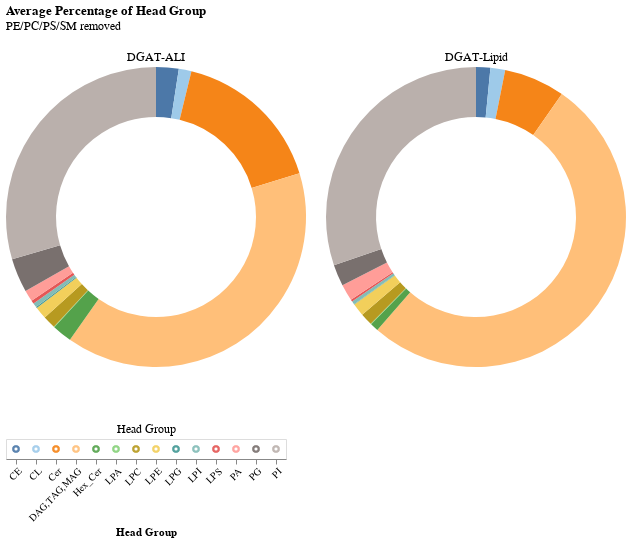

Notebook code for this chart:
### Code cell
chart_list = []

# create selection tool
click = alt.selection_point(fields=['Head Group'])

# create head group legend
heads = alt.Chart(h_dropped).mark_point().encode(
    x=alt.X('Head Group').axis(labelAngle=-45),
    color=alt.condition(click, 'Head Group', alt.value('lightgray')),
    ).add_params(click).properties(title={'text':[], 'subtitle':'Head Group'})

for ptn in h_dropped['Mutation'].unique():
    source = h_dropped[h_dropped['Mutation'] == ptn]
    
    donut = alt.Chart(source).mark_arc(innerRadius=100).encode(
        theta='mean(Fraction):Q',
        color=alt.condition(click, 'Head Group', alt.value('lightgray'), scale=alt.Scale(scheme='tableau20'), legend=None),
        opacity = alt.condition(click, alt.value(1), alt.value(0.1)),
        tooltip=['Head Group', 'mean(Fraction)']
    ).add_params(click).properties(
        width=300,
        title={'text':[], 'subtitle':ptn}
    )
    
    chart_list.append(donut)

d = alt.hconcat(*chart_list[:2]) & alt.hconcat(*chart_list[2:]) & heads
d = d.properties(title={'text':['Average Percentage of Head Group'],  'subtitle':['PE/PC/PS/SM removed']})
d.save('graphs/dgat_lipid_ali/head_group/Donut_Charts_NoPEPCPSSM.png', ppi=300)
d

### Figure 1 — Vega-Lite specification as saved in the notebook (floating-point values rounded to 4 significant figures)
{"config": {"view": {"continuousWidth": 300, "continuousHeight": 300}}, "vconcat": [{"hconcat": [{"data": {"name": "data-eaa684efab862bd84df141f2c1fbd8a1"}, "mark": {"type": "arc", "innerRadius": 100}, "encoding": {"color": {"condition": {"param": "param_2", "field": "Head Group", "scale": {"scheme": "tableau20"}, "legend": null, "type": "nominal"}, "value": "lightgray"}, "opacity": {"condition": {"param": "param_2", "value": 1}, "value": 0.1}, "theta": {"aggregate": "mean", "field": "Fraction", "type": "quantitative"}, "tooltip": [{"field": "Head Group", "type": "nominal"}, {"aggregate": "mean", "field": "Fraction", "type": "quantitative"}]}, "name": "view_4", "title": {"text": [], "subtitle": "DGAT-ALI"}, "width": 300}, {"data": {"name": "data-029a9473dc9cfc91ea36d092074fcf7c"}, "mark": {"type": "arc", "innerRadius": 100}, "encoding": {"color": {"condition": {"param": "param_2", "field": "Head Group", "scale": {"scheme": "tableau20"}, "legend": null, "type": "nominal"}, "value": "lightgray"}, "opacity": {"condition": {"param": "param_2", "value": 1}, "value": 0.1}, "theta": {"aggregate": "mean", "field": "Fraction", "type": "quantitative"}, "tooltip": [{"field": "Head Group", "type": "nominal"}, {"aggregate": "mean", "field": "Fraction", "type": "quantitative"}]}, "name": "view_5", "title": {"text": [], "subtitle": "DGAT-Lipid"}, "width": 300}]}, {"hconcat": []}, {"data": {"name": "data-b9226f27359437a85e6a5ccf194eeea4"}, "mark": {"type": "point"}, "encoding": {"color": {"condition": {"param": "param_2", "field": "Head Group"}, "value": "lightgray"}, "x": {"axis": {"labelAngle": -45}, "field": "Head Group", "type": "nominal"}}, "name": "view_6", "title": {"text": [], "subtitle": "Head Group"}}], "params": [{"name": "param_2", "select": {"type": "point", "fields": ["Head Group"]}, "views": ["view_4", "view_5", "view_6"]}], "title": {"text": ["Average Percentage of Head Group"], "subtitle": ["PE/PC/PS/SM removed"]}, "$schema": "https://vega.github.io/schema/vega-lite/v5.17.0.json", "datasets": {"data-eaa684efab862bd84df141f2c1fbd8a1": [{"Mutation": "DGAT-ALI", "Head Group": "CE", "Fraction": 0.006607}, {"Mutation": "DGAT-ALI", "Head Group": "CL", "Fraction": 0.003702}, {"Mutation": "DGAT-ALI", "Head Group": "Cer", "Fraction": 0.0448}, {"Mutation": "DGAT-ALI", "Head Group": "DAG,TAG,MAG", "Fraction": 0.1071}, {"Mutation": "DGAT-ALI", "Head Group": "Hex_Cer", "Fraction": 0.005792}, {"Mutation": "DGAT-ALI", "Head Group": "LPA", "Fraction": 0.0001651}, {"Mutation": "DGAT-ALI", "Head Group": "LPC", "Fraction": 0.003737}, {"Mutation": "DGAT-ALI", "Head Group": "LPE", "Fraction": 0.00359}, {"Mutation": "DGAT-ALI", "Head Group": "LPG", "Fraction": 0.000331}, {"Mutation": "DGAT-ALI", "Head Group": "LPI", "Fraction": 0.001268}, {"Mutation": "DGAT-ALI", "Head Group": "LPS", "Fraction": 0.000991}, {"Mutation": "DGAT-ALI", "Head Group": "PA", "Fraction": 0.003305}, {"Mutation": "DGAT-ALI", "Head Group": "PG", "Fraction": 0.009916}, {"Mutation": "DGAT-ALI", "Head Group": "PI", "Fraction": 0.08024}], "data-029a9473dc9cfc91ea36d092074fcf7c": [{"Mutation": "DGAT-Lipid", "Head Group": "CE", "Fraction": 0.003755}, {"Mutation": "DGAT-Lipid", "Head Group": "CL", "Fraction": 0.003879}, {"Mutation": "DGAT-Lipid", "Head Group": "Cer", "Fraction": 0.01607}, {"Mutation": "DGAT-Lipid", "Head Group": "DAG,TAG,MAG", "Fraction": 0.1264}, {"Mutation": "DGAT-Lipid", "Head Group": "Hex_Cer", "Fraction": 0.002177}, {"Mutation": "DGAT-Lipid", "Head Group": "LPA", "Fraction": 0.0001551}, {"Mutation": "DGAT-Lipid", "Head Group": "LPC", "Fraction": 0.003249}, {"Mutation": "DGAT-Lipid", "Head Group": "LPE", "Fraction": 0.003339}, {"Mutation": "DGAT-Lipid", "Head Group": "LPG", "Fraction": 0.0001081}, {"Mutation": "DGAT-Lipid", "Head Group": "LPI", "Fraction": 0.0008556}, {"Mutation": "DGAT-Lipid", "Head Group": "LPS", "Fraction": 0.0005546}, {"Mutation": "DGAT-Lipid", "Head Group": "PA", "Fraction": 0.004359}, {"Mutation": "DGAT-Lipid", "Head Group": "PG", "Fraction": 0.005662}, {"Mutation": "DGAT-Lipid", "Head Group": "PI", "Fraction": 0.07382}], "data-b9226f27359437a85e6a5ccf194eeea4": [{"Mutation": "DGAT-ALI", "Head Group": "CE", "Fraction": 0.006607}, {"Mutation": "DGAT-Lipid", "Head Group": "CE", "Fraction": 0.003755}, {"Mutation": "DGAT-ALI", "Head Group": "CL", "Fraction": 0.003702}, {"Mutation": "DGAT-Lipid", "Head Group": "CL", "Fraction": 0.003879}, {"Mutation": "DGAT-ALI", "Head Group": "Cer", "Fraction": 0.0448}, {"Mutation": "DGAT-Lipid", "Head Group": "Cer", "Fraction": 0.01607}, {"Mutation": "DGAT-ALI", "Head Group": "DAG,TAG,MAG", "Fraction": 0.1071}, {"Mutation": "DGAT-Lipid", "Head Group": "DAG,TAG,MAG", "Fraction": 0.1264}, {"Mutation": "DGAT-ALI", "Head Group": "Hex_Cer", "Fraction": 0.005792}, {"Mutation": "DGAT-Lipid", "Head Group": "Hex_Cer", "Fraction": 0.002177}, {"Mutation": "DGAT-ALI", "Head Group": "LPA", "Fraction": 0.0001651}, {"Mutation": "DGAT-Lipid", "Head Group": "LPA", "Fraction": 0.0001551}, {"Mutation": "DGAT-ALI", "Head Group": "LPC", "Fraction": 0.003737}, {"Mutation": "DGAT-Lipid", "Head Group": "LPC", "Fraction": 0.003249}, {"Mutation": "DGAT-ALI", "Head Group": "LPE", "Fraction": 0.00359}, {"Mutation": "DGAT-Lipid", "Head Group": "LPE", "Fraction": 0.003339}, {"Mutation": "DGAT-ALI", "Head Group": "LPG", "Fraction": 0.000331}, {"Mutation": "DGAT-Lipid", "Head Group": "LPG", "Fraction": 0.0001081}, {"Mutation": "DGAT-ALI", "Head Group": "LPI", "Fraction": 0.001268}, {"Mutation": "DGAT-Lipid", "Head Group": "LPI", "Fraction": 0.0008556}, {"Mutation": "DGAT-ALI", "Head Group": "LPS", "Fraction": 0.000991}, {"Mutation": "DGAT-Lipid", "Head Group": "LPS", "Fraction": 0.0005546}, {"Mutation": "DGAT-ALI", "Head Group": "PA", "Fraction": 0.003305}, {"Mutation": "DGAT-Lipid", "Head Group": "PA", "Fraction": 0.004359}, {"Mutation": "DGAT-ALI", "Head Group": "PG", "Fraction": 0.009916}, {"Mutation": "DGAT-Lipid", "Head Group": "PG", "Fraction": 0.005662}, {"Mutation": "DGAT-ALI", "Head Group": "PI", "Fraction": 0.08024}, {"Mutation": "DGAT-Lipid", "Head Group": "PI", "Fraction": 0.07382}]}}
